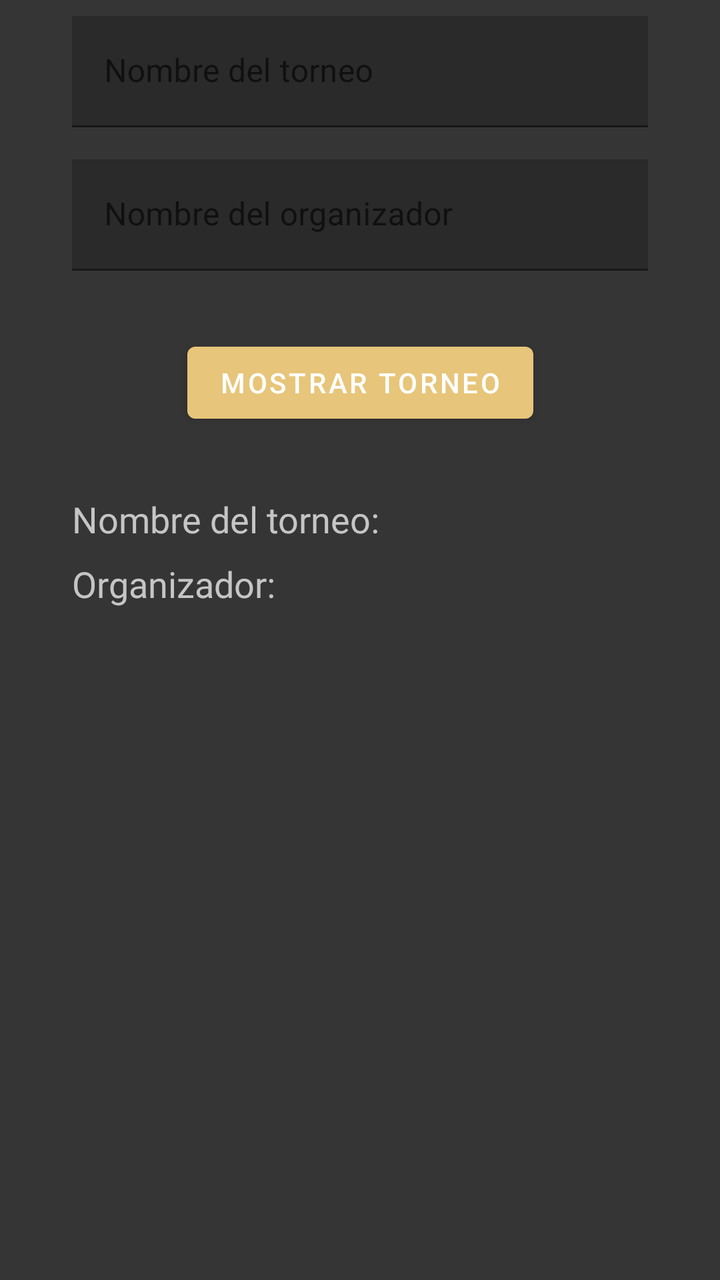
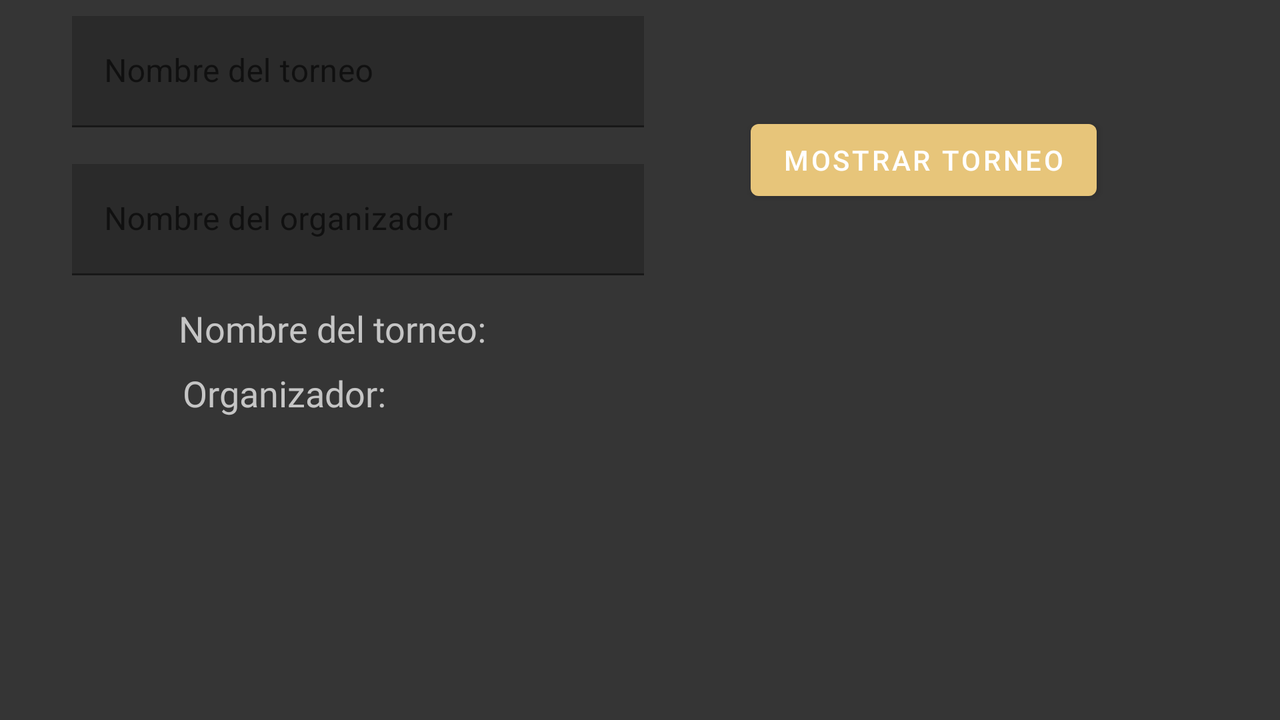

An Android layout and its configuration variant, each rendered on a device that would load it. The default file and the variant file are quoted in full after the pictures.
<!-- AndroidManifest.xml: application theme Theme.Alvaro_Gordillo_Alumno_Tarea6 -->
<!-- res/layout/fragment_home.xml -->
<?xml version="1.0" encoding="utf-8"?>
<androidx.constraintlayout.widget.ConstraintLayout xmlns:android="http://schemas.android.com/apk/res/android"
    xmlns:app="http://schemas.android.com/apk/res-auto"
    xmlns:tools="http://schemas.android.com/tools"
    android:layout_width="match_parent"
    android:layout_height="match_parent"
    android:background="@color/Fondo"
    tools:context=".Fragments.HomeFragment">

    <androidx.constraintlayout.widget.Guideline
        android:id="@+id/gdlEnd3"
        android:layout_width="wrap_content"
        android:layout_height="wrap_content"
        android:orientation="vertical"
        app:layout_constraintGuide_end="36dp" />

    <androidx.constraintlayout.widget.Guideline
        android:id="@+id/gdlStart3"
        android:layout_width="wrap_content"
        android:layout_height="wrap_content"
        android:orientation="vertical"
        app:layout_constraintGuide_begin="36dp" />

    <com.google.android.material.textfield.TextInputLayout
        android:id="@+id/til_nomTorneo"
        android:layout_width="0dp"
        android:layout_height="wrap_content"
        android:layout_marginTop="8dp"
        app:layout_constraintEnd_toStartOf="@+id/gdlEnd3"
        app:layout_constraintStart_toStartOf="@+id/gdlStart3"
        app:layout_constraintTop_toTopOf="parent">

        <com.google.android.material.textfield.TextInputEditText
            android:id="@+id/tie_nomTorneo"
            android:layout_width="match_parent"
            android:layout_height="wrap_content"
            android:background="@color/FondoTextInputLayouts"
            android:hint="@string/hint_nomTorneo"
            android:textColor="@color/SecundaryColor" />
    </com.google.android.material.textfield.TextInputLayout>

    <com.google.android.material.textfield.TextInputLayout
        android:id="@+id/til_organizadorTorneo"
        android:layout_width="0dp"
        android:layout_height="wrap_content"
        android:layout_marginTop="16dp"
        app:layout_constraintEnd_toStartOf="@+id/gdlEnd3"
        app:layout_constraintStart_toStartOf="@+id/gdlStart3"
        app:layout_constraintTop_toBottomOf="@+id/til_nomTorneo">

        <com.google.android.material.textfield.TextInputEditText
            android:id="@+id/tie_organizadorTorneo"
            android:layout_width="match_parent"
            android:layout_height="wrap_content"
            android:background="@color/FondoTextInputLayouts"
            android:hint="@string/hint_organizadorTorneo"
            android:textColor="@color/SecundaryColor" />
    </com.google.android.material.textfield.TextInputLayout>

    <Button
        android:id="@+id/bt_mostrar"
        android:layout_width="wrap_content"
        android:layout_height="wrap_content"
        android:layout_marginTop="32dp"
        android:text="@string/bt_mostrar"
        app:layout_constraintEnd_toStartOf="@+id/gdlEnd3"
        app:layout_constraintStart_toStartOf="@+id/gdlStart3"
        app:layout_constraintTop_toBottomOf="@+id/til_organizadorTorneo" />

    <TextView
        android:id="@+id/txt_nomTorneo"
        android:layout_width="wrap_content"
        android:layout_height="wrap_content"
        android:layout_marginTop="32dp"
        android:fontFamily="@font/bigshouldersstenciltextsemibold"
        android:text="@string/txt_nomTorneo"
        android:textColor="@color/Gris"
        android:textSize="18sp"
        app:layout_constraintEnd_toStartOf="@+id/gdlEnd3"
        app:layout_constraintHorizontal_bias="0.0"
        app:layout_constraintStart_toStartOf="@+id/gdlStart3"
        app:layout_constraintTop_toBottomOf="@+id/bt_mostrar" />

    <TextView
        android:id="@+id/txt_mostrarNom"
        android:layout_width="wrap_content"
        android:layout_height="wrap_content"
        android:layout_marginTop="32dp"
        android:textColor="@color/Gris"
        android:textSize="18sp"
        app:layout_constraintEnd_toStartOf="@+id/gdlEnd3"
        app:layout_constraintStart_toEndOf="@+id/txt_nomTorneo"
        app:layout_constraintTop_toBottomOf="@+id/bt_mostrar" />

    <TextView
        android:id="@+id/txt_OrgTorneo"
        android:layout_width="wrap_content"
        android:layout_height="wrap_content"
        android:layout_marginTop="8dp"
        android:fontFamily="@font/bigshouldersstenciltextsemibold"
        android:text="@string/txt_orgTorneo"
        android:textColor="@color/Gris"
        android:textSize="18sp"
        app:layout_constraintEnd_toStartOf="@+id/gdlEnd3"
        app:layout_constraintHorizontal_bias="0.0"
        app:layout_constraintStart_toStartOf="@+id/gdlStart3"
        app:layout_constraintTop_toBottomOf="@+id/txt_nomTorneo" />

    <TextView
        android:id="@+id/txt_mostrarOrg"
        android:layout_width="wrap_content"
        android:layout_height="wrap_content"
        android:layout_marginTop="8dp"
        android:textColor="@color/Gris"
        android:textSize="18sp"
        app:layout_constraintEnd_toStartOf="@+id/gdlEnd3"
        app:layout_constraintStart_toEndOf="@+id/txt_OrgTorneo"
        app:layout_constraintTop_toBottomOf="@+id/txt_mostrarNom" />

</androidx.constraintlayout.widget.ConstraintLayout>
<!-- resources referenced by this layout -->
<resources>
  <color name="Fondo">#353535</color>
  <color name="FondoTextInputLayouts">#34000000</color>
  <color name="Gris">#C5C5C5</color>
  <color name="SecundaryColor">#e7c57a</color>
  <string name="bt_mostrar">Mostrar torneo</string>
  <string name="hint_nomTorneo">Nombre del torneo</string>
  <string name="hint_organizadorTorneo">Nombre del organizador</string>
  <string name="txt_nomTorneo">"Nombre del torneo: "</string>
  <string name="txt_orgTorneo">"Organizador: "</string>
  <style name="Theme.Alvaro_Gordillo_Alumno_Tarea6" parent="Theme.MaterialComponents.DayNight.DarkActionBar">
          
          <item name="colorPrimary">@color/SecundaryColor</item>
          <item name="colorPrimaryVariant">@color/FondoVariante</item>
          <item name="colorOnPrimary">@color/white</item>
          
          <item name="colorSecondary">@color/SecundaryColor</item>
          <item name="colorSecondaryVariant">@color/teal_700</item>
          <item name="colorOnSecondary">@color/black</item>
          
          <item name="android:statusBarColor" tools:targetApi="l">?attr/colorPrimaryVariant</item>
          <item name="windowNoTitle">true</item>
          
      </style>
  <color name="FondoVariante">#222222</color>
  <color name="white">#FFFFFFFF</color>
  <color name="teal_700">#FF018786</color>
  <color name="black">#FF000000</color>
</resources>
<!-- res/layout-land/fragment_home.xml (the repository's variant of the layout above) -->
<!-- drawn on the phone turned sideways -->
<?xml version="1.0" encoding="utf-8"?>
<androidx.constraintlayout.widget.ConstraintLayout xmlns:android="http://schemas.android.com/apk/res/android"
    xmlns:app="http://schemas.android.com/apk/res-auto"
    xmlns:tools="http://schemas.android.com/tools"
    android:layout_width="match_parent"
    android:layout_height="match_parent"
    android:background="@color/Fondo"
    tools:context=".Fragments.HomeFragment">

    <androidx.constraintlayout.widget.Guideline
        android:id="@+id/gdlEnd3"
        android:layout_width="wrap_content"
        android:layout_height="wrap_content"
        android:orientation="vertical"
        app:layout_constraintGuide_end="36dp" />

    <androidx.constraintlayout.widget.Guideline
        android:id="@+id/gdlStart3"
        android:layout_width="wrap_content"
        android:layout_height="wrap_content"
        android:orientation="vertical"
        app:layout_constraintGuide_begin="36dp" />

    <com.google.android.material.textfield.TextInputLayout
        android:id="@+id/til_nomTorneo"
        android:layout_width="286dp"
        android:layout_height="58dp"
        android:layout_marginTop="8dp"
        app:layout_constraintEnd_toStartOf="@+id/gdlEnd3"
        app:layout_constraintHorizontal_bias="0.0"
        app:layout_constraintStart_toStartOf="@+id/gdlStart3"
        app:layout_constraintTop_toTopOf="parent">

        <com.google.android.material.textfield.TextInputEditText
            android:id="@+id/tie_nomTorneo"
            android:layout_width="match_parent"
            android:layout_height="wrap_content"
            android:background="@color/FondoTextInputLayouts"
            android:hint="@string/hint_nomTorneo"
            android:textColor="@color/SecundaryColor" />
    </com.google.android.material.textfield.TextInputLayout>

    <com.google.android.material.textfield.TextInputLayout
        android:id="@+id/til_organizadorTorneo"
        android:layout_width="286dp"
        android:layout_height="62dp"
        android:layout_marginTop="16dp"
        app:layout_constraintEnd_toStartOf="@+id/gdlEnd3"
        app:layout_constraintHorizontal_bias="0.0"
        app:layout_constraintStart_toStartOf="@+id/gdlStart3"
        app:layout_constraintTop_toBottomOf="@+id/til_nomTorneo">

        <com.google.android.material.textfield.TextInputEditText
            android:id="@+id/tie_organizadorTorneo"
            android:layout_width="match_parent"
            android:layout_height="wrap_content"
            android:background="@color/FondoTextInputLayouts"
            android:hint="@string/hint_organizadorTorneo"
            android:textColor="@color/SecundaryColor" />
    </com.google.android.material.textfield.TextInputLayout>

    <Button
        android:id="@+id/bt_mostrar"
        android:layout_width="wrap_content"
        android:layout_height="wrap_content"
        android:layout_marginTop="56dp"
        android:text="@string/bt_mostrar"
        app:layout_constraintEnd_toStartOf="@+id/gdlEnd3"
        app:layout_constraintHorizontal_bias="0.49"
        app:layout_constraintStart_toEndOf="@+id/til_nomTorneo"
        app:layout_constraintTop_toTopOf="parent" />

    <TextView
        android:id="@+id/txt_nomTorneo"
        android:layout_width="wrap_content"
        android:layout_height="wrap_content"
        android:layout_marginTop="8dp"
        android:fontFamily="@font/bigshouldersstenciltextsemibold"
        android:text="@string/txt_nomTorneo"
        android:textColor="@color/Gris"
        android:textSize="18sp"
        app:layout_constraintEnd_toStartOf="@+id/gdlEnd3"
        app:layout_constraintHorizontal_bias="0.13"
        app:layout_constraintStart_toStartOf="@+id/gdlStart3"
        app:layout_constraintTop_toBottomOf="@+id/til_organizadorTorneo" />

    <TextView
        android:id="@+id/txt_mostrarNom"
        android:layout_width="wrap_content"
        android:layout_height="wrap_content"
        android:layout_marginTop="48dp"
        android:textColor="@color/Gris"
        android:textSize="18sp"
        app:layout_constraintEnd_toStartOf="@+id/gdlEnd3"
        app:layout_constraintHorizontal_bias="0.12"
        app:layout_constraintStart_toEndOf="@+id/txt_nomTorneo"
        app:layout_constraintTop_toBottomOf="@+id/bt_mostrar" />

    <TextView
        android:id="@+id/txt_OrgTorneo"
        android:layout_width="wrap_content"
        android:layout_height="wrap_content"
        android:layout_marginTop="8dp"
        android:fontFamily="@font/bigshouldersstenciltextsemibold"
        android:text="@string/txt_orgTorneo"
        android:textColor="@color/Gris"
        android:textSize="18sp"
        app:layout_constraintEnd_toStartOf="@+id/gdlEnd3"
        app:layout_constraintHorizontal_bias="0.12"
        app:layout_constraintStart_toStartOf="@+id/gdlStart3"
        app:layout_constraintTop_toBottomOf="@+id/txt_nomTorneo" />

    <TextView
        android:id="@+id/txt_mostrarOrg"
        android:layout_width="wrap_content"
        android:layout_height="wrap_content"
        android:layout_marginTop="8dp"
        android:textColor="@color/Gris"
        android:textSize="18sp"
        app:layout_constraintEnd_toStartOf="@+id/gdlEnd3"
        app:layout_constraintHorizontal_bias="0.18"
        app:layout_constraintStart_toEndOf="@+id/txt_OrgTorneo"
        app:layout_constraintTop_toBottomOf="@+id/txt_mostrarNom" />

</androidx.constraintlayout.widget.ConstraintLayout>
